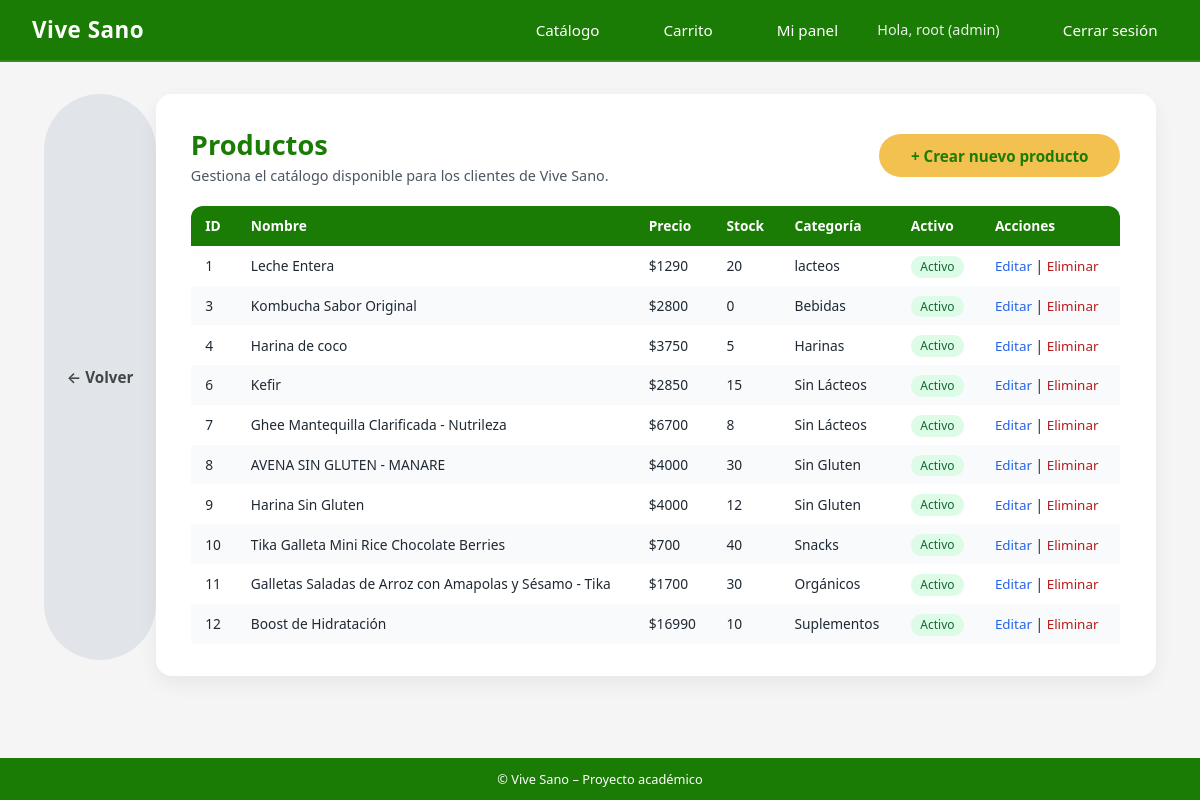
The app's page /productos/admin-lista/ (signed in), older data.
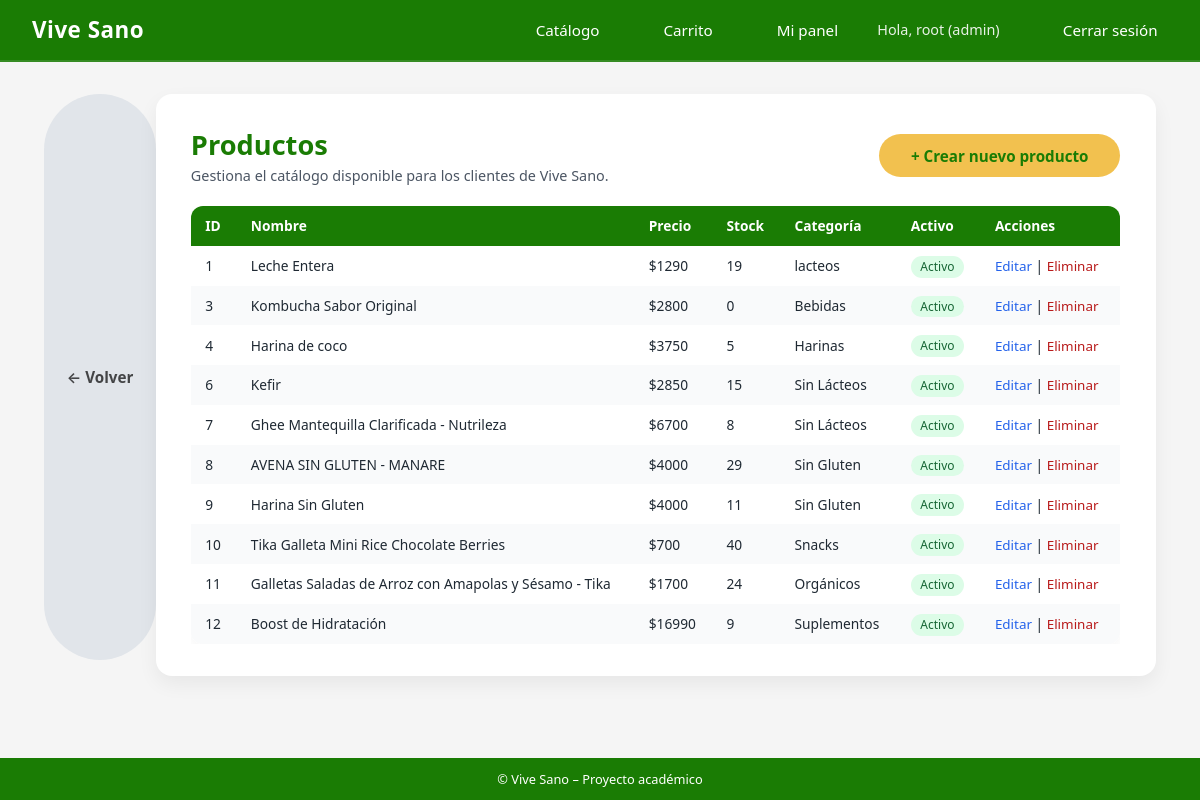
The same page, newer data.
### productos/models.py (models this page shows, shortened)
class Producto(models.Model):
    CATEGORIAS = [
        ("organicos", "Orgánicos"),
        ("harinas", "Harinas"),
        ("sin gluten", "Sin Gluten"),
        ("s/lacteos", "Sin Lácteos"),
        ("bebidas", "Bebidas"),
        ("snacks", "Snacks"),
        ("suplementos", "Suplementos"),
        ("otros", "Otros"),
    ]
    nombre = models.CharField(max_length=100)
    descripcion = models.TextField(blank=True)
    precio = models.DecimalField(max_digits=10, decimal_places=0)
    stock = models.PositiveIntegerField(default=0)
    categoria = models.CharField(max_length=20, choices=CATEGORIAS, default="otros")
    activo = models.BooleanField(default=True)
    imagen = models.ImageField(
        upload_to="productos/",
        blank=True,
        null=True,
    )
    creado = models.DateTimeField(auto_now_add=True)
    actualizado = models.DateTimeField(auto_now=True)

### usuarios/decoradores.py (the view)
        def _wrapped_view(request, *args, **kwargs):
            user = request.user
            if not user.is_authenticated:
                return redirect("login")
            if user.is_superuser:
                return view_func(request, *args, **kwargs)
            if user.tipo_cliente not in roles_permitidos:
                raise PermissionDenied
            return view_func(request, *args, **kwargs)

### productos/views.py (called while the page is built)
@admin_required
def listar_productos(request):
    productos = Producto.objects.all()
    return render(request, "productos/listar.html", {"productos": productos})

### usuarios/decoradores.py (called while the page is built)
def rol_requerido(roles_permitidos):
    def decorator(view_func):
        def _wrapped_view(request, *args, **kwargs):
            user = request.user
            if not user.is_authenticated:
                return redirect("login")
            if user.is_superuser:
                return view_func(request, *args, **kwargs)
            if user.tipo_cliente not in roles_permitidos:
                raise PermissionDenied
            return view_func(request, *args, **kwargs)
        return _wrapped_view
    return decorator

### productos/templates/productos/listar.html (shortened to what this page needs)
{% extends 'core/base.html' %}
{% block content %}
<div class="admin-page-container">
    <a href="{% url 'dashboard' %}" class="btn btn-secondary"
   style="
        display: inline-flex;
        align-items: center;
        gap: 6px;
        text-decoration: none;
        color: #000000b3;
        font-weight: 600;
        margin-bottom: 1rem;
   ">
    ← Volver
    </a>
  <div class="admin-card">
    <div class="admin-header">
      <div>
        <h1 class="admin-title">Productos</h1>
        <p class="admin-subtitle">
          Gestiona el catálogo disponible para los clientes de Vive Sano.
        </p>
      </div>
      <div>
        <a href="{% url 'crear_producto' %}" class="btn btn-primary">
          + Crear nuevo producto
        </a>
      </div>
    </div>
    {% if productos %}
      <div class="admin-table-wrapper">
        <table class="admin-table">
          <thead>
            <tr>
              <th>ID</th>
              <th>Nombre</th>
              <th>Precio</th>
              <th>Stock</th>
              <th>Categoría</th>
              <th>Activo</th>
              <th style="width:140px;">Acciones</th>
            </tr>
          </thead>
          <tbody>
            {% for p in productos %}
            <tr>
              <td>{{ p.id }}</td>
              <td>{{ p.nombre }}</td>
              <td>${{ p.precio|floatformat:0 }}</td>
              <td>{{ p.stock }}</td>
              <td>{{ p.get_categoria_display }}</td>
              <td>
                {% if p.activo %}
                  <span class="badge-status badge-ok">Activo</span>
                {% else %}
                  <span class="badge-status badge-off">Inactivo</span>
                {% endif %}
              </td>
              <td>
                <a href="{% url 'editar_producto' p.id %}" class="admin-link">
                  Editar
                </a>
                |
                <a href="{% url 'eliminar_producto' p.id %}" class="admin-link admin-link-danger">
                  Eliminar
                </a>
              </td>
            </tr>
            {% endfor %}
          </tbody>
        </table>
      </div>
    {% else %}
      <p>No hay productos registrados.</p>
    {% endif %}
  </div>
</div>
{% endblock %}

Row changes from the older to the newer data that the page shows:
changed Producto "Leche Entera": stock "20" → "19"
changed Producto "AVENA SIN GLUTEN - MANARE": stock "30" → "29"
changed Producto "Harina Sin Gluten": stock "12" → "11"
changed Producto "Galletas Saladas de Arroz con Amapolas y Sésamo - Tika": stock "30" → "24"
changed Producto "Boost de Hidratación": stock "10" → "9"
